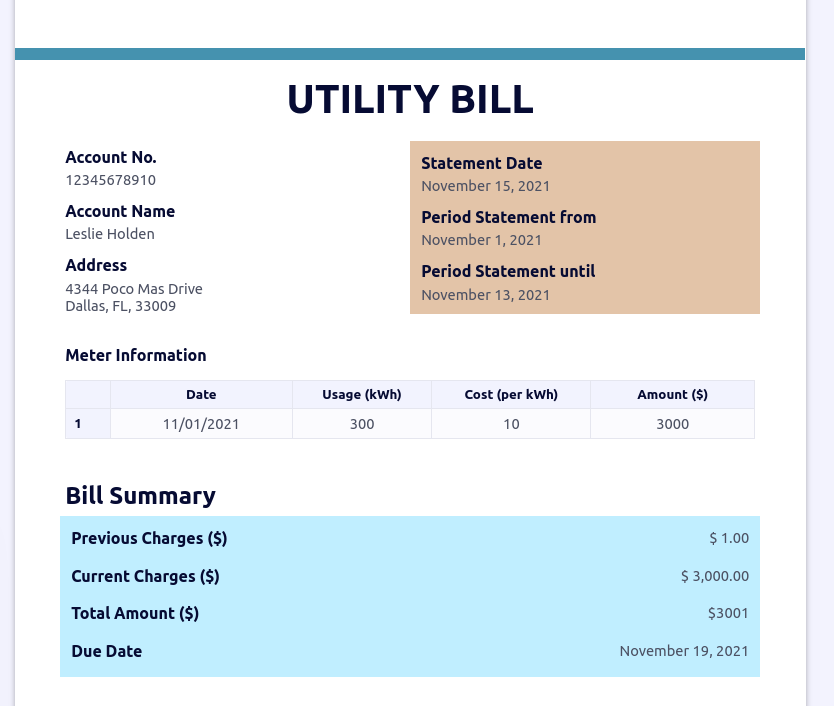
#> input picture backend/app/core/image.png, 834 x 706 px, found by its file name
$ python -i utils.py   (imports and definitions only)
#> lines starting #> are read from the running program, lines starting #| are printed output that depends on the picture; after the words box and inside, x2 and y2 are one past the last pixel; in counts of white or black regions, pixels touching at a corner belong together
import cv2
import pytesseract
from PIL import Image


def preprocess_image():
    # Load image
    image = cv2.imread("app/core/image.png")
#> image is the input picture: shape (706, 834, 3); mean B, G, R 239.7, 236.8, 229.9
    if image is None:
        raise FileNotFoundError("image not found")

    # Convert to grayscale
    gray = cv2.cvtColor(image, cv2.COLOR_BGRA2GRAY)
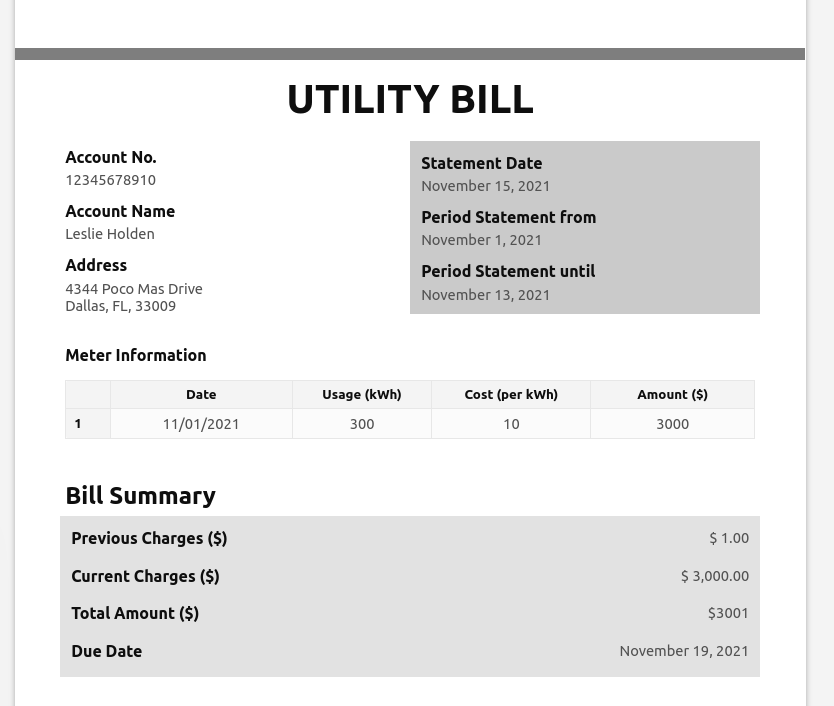
#> gray: shape (706, 834); min 14, max 255, mean 235

    # Apply thresholding (binarization)
    thresh = cv2.threshold(
        gray, 150, 255, cv2.THRESH_BINARY_INV | cv2.THRESH_OTSU
    )[1]
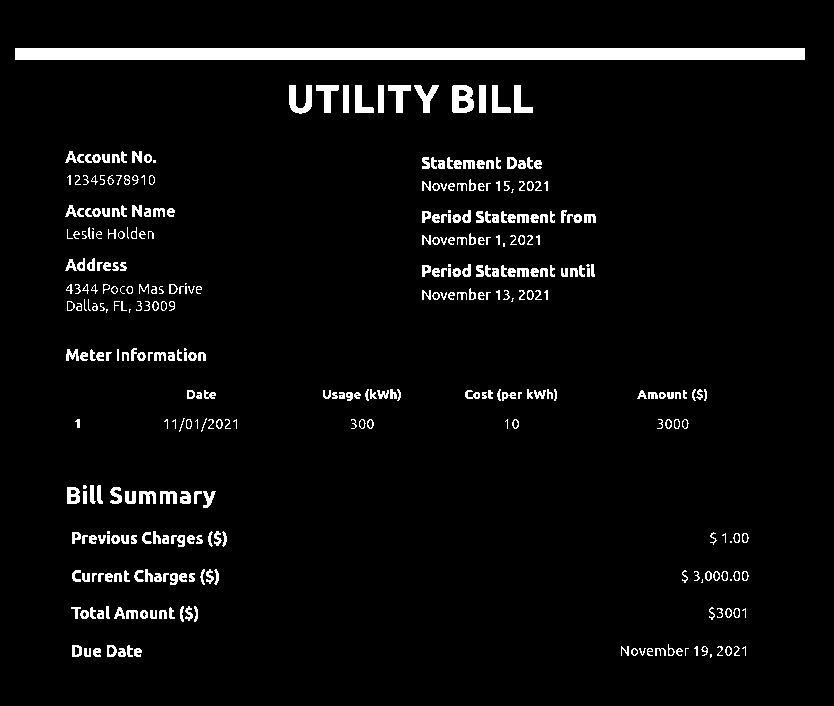
#> thresh: shape (706, 834); 4.6% white; 367 white regions (46 under 20 px), largest, box (x1, y1, x2, y2) and area: (15, 48, 805, 60) 9480, (452, 85, 474, 113) 465, (289, 85, 312, 114) 391

    # Optional: Remove noise
    thresh = cv2.medianBlur(thresh, 3)
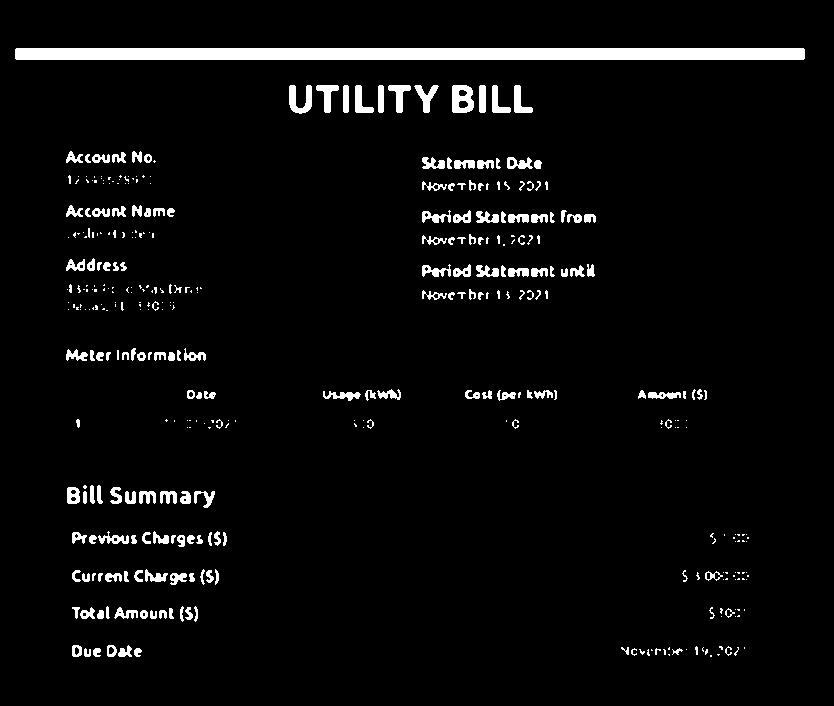
#> thresh: shape (706, 834); 4.3% white; 380 white regions (188 under 20 px), largest, box (x1, y1, x2, y2) and area: (15, 48, 805, 60) 9476, (452, 85, 474, 113) 468, (289, 85, 312, 114) 387

    # Save preprocessed image (for debugging)
    cv2.imwrite("app/core/preprocessed.png", thresh)


def read_text() -> str:
    image = cv2.imread("app/core/preprocessed.png")
    if image is None:
        raise FileNotFoundError("file not found for reading text")
    text = pytesseract.image_to_string(image)

    return text

>>> result = preprocess_image()
